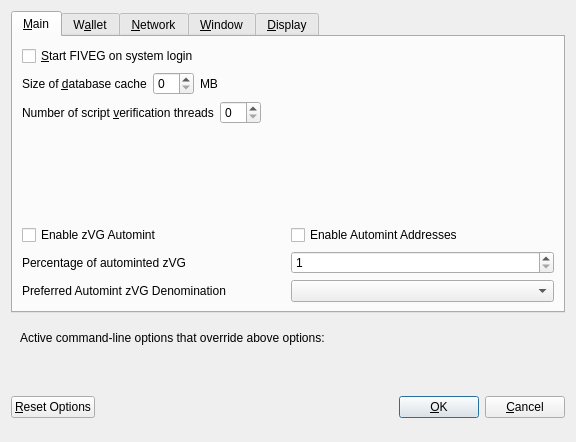
<?xml version="1.0" encoding="UTF-8"?>
<ui version="4.0">
 <class>OptionsDialog</class>
 <widget class="QDialog" name="OptionsDialog">
  <property name="geometry">
   <rect>
    <x>0</x>
    <y>0</y>
    <width>576</width>
    <height>442</height>
   </rect>
  </property>
  <property name="windowTitle">
   <string>Options</string>
  </property>
  <property name="modal">
   <bool>true</bool>
  </property>
  <layout class="QVBoxLayout" name="verticalLayout">
   <item>
    <widget class="QTabWidget" name="tabWidget">
     <property name="currentIndex">
      <number>0</number>
     </property>
     <widget class="QWidget" name="tabMain">
      <attribute name="title">
       <string>&amp;Main</string>
      </attribute>
      <layout class="QVBoxLayout" name="verticalLayout_Main">
       <item>
        <widget class="QCheckBox" name="bitcoinAtStartup">
         <property name="toolTip">
          <string>Automatically start FIVEG after logging in to the system.</string>
         </property>
         <property name="text">
          <string>&amp;Start FIVEG on system login</string>
         </property>
        </widget>
       </item>
       <item>
        <layout class="QHBoxLayout" name="horizontalLayout_2_Main">
         <item>
          <widget class="QLabel" name="databaseCacheLabel">
           <property name="text">
            <string>Size of &amp;database cache</string>
           </property>
           <property name="textFormat">
            <enum>Qt::PlainText</enum>
           </property>
           <property name="buddy">
            <cstring>databaseCache</cstring>
           </property>
          </widget>
         </item>
         <item>
          <widget class="QSpinBox" name="databaseCache"/>
         </item>
         <item>
          <widget class="QLabel" name="databaseCacheUnitLabel">
           <property name="text">
            <string>MB</string>
           </property>
           <property name="textFormat">
            <enum>Qt::PlainText</enum>
           </property>
          </widget>
         </item>
         <item>
          <spacer name="horizontalSpacer_2_Main">
           <property name="orientation">
            <enum>Qt::Horizontal</enum>
           </property>
           <property name="sizeHint" stdset="0">
            <size>
             <width>40</width>
             <height>20</height>
            </size>
           </property>
          </spacer>
         </item>
        </layout>
       </item>
       <item>
        <layout class="QHBoxLayout" name="horizontalLayout_3_Main">
         <item>
          <widget class="QLabel" name="threadsScriptVerifLabel">
           <property name="text">
            <string>Number of script &amp;verification threads</string>
           </property>
           <property name="textFormat">
            <enum>Qt::PlainText</enum>
           </property>
           <property name="buddy">
            <cstring>threadsScriptVerif</cstring>
           </property>
          </widget>
         </item>
         <item>
          <widget class="QSpinBox" name="threadsScriptVerif">
           <property name="toolTip">
            <string>(0 = auto, &lt;0 = leave that many cores free)</string>
           </property>
          </widget>
         </item>
         <item>
          <spacer name="horizontalSpacer_3_Main">
           <property name="orientation">
            <enum>Qt::Horizontal</enum>
           </property>
           <property name="sizeHint" stdset="0">
            <size>
             <width>40</width>
             <height>20</height>
            </size>
           </property>
          </spacer>
         </item>
        </layout>
       </item>
       <item>
        <spacer name="verticalSpacer_2">
         <property name="orientation">
          <enum>Qt::Vertical</enum>
         </property>
         <property name="sizeHint" stdset="0">
          <size>
           <width>20</width>
           <height>40</height>
          </size>
         </property>
        </spacer>
       </item>
       <item>
        <widget class="QWidget" name="verticalZvgOptionsWidget" native="true">
         <layout class="QVBoxLayout" name="verticalZvgOptionsLayout">
          <property name="margin">
           <number>0</number>
          </property>
          <item>
           <layout class="QHBoxLayout" name="horizontalAutomintingLayout">
            <item>
             <widget class="QCheckBox" name="checkBoxZeromintEnable">
              <property name="toolTip">
               <string>Enable automatic minting of VG units to zVG</string>
              </property>
              <property name="layoutDirection">
               <enum>Qt::LeftToRight</enum>
              </property>
              <property name="text">
               <string>Enable zVG Automint</string>
              </property>
             </widget>
            </item>
            <item>
             <widget class="QCheckBox" name="checkBoxZeromintAddresses">
              <property name="toolTip">
               <string>Enable automatic zVG minting from specific addresses</string>
              </property>
              <property name="layoutDirection">
               <enum>Qt::LeftToRight</enum>
              </property>
              <property name="text">
               <string>Enable Automint Addresses</string>
              </property>
             </widget>
            </item>
           </layout>
          </item>
          <item>
           <layout class="QHBoxLayout" name="horizontalZmintPercentageLayout">
            <item>
             <widget class="QLabel" name="percentage_label">
              <property name="toolTip">
               <string>Percentage of incoming VG which get automatically converted to zVG via Zerocoin Protocol (min: 10%)</string>
              </property>
              <property name="text">
               <string>Percentage of autominted zVG</string>
              </property>
             </widget>
            </item>
            <item>
             <widget class="QSpinBox" name="zeromintPercentage">
              <property name="minimum">
               <number>1</number>
              </property>
              <property name="maximum">
               <number>100</number>
              </property>
             </widget>
            </item>
           </layout>
          </item>
          <item>
           <layout class="QHBoxLayout" name="horizontalLayout" stretch="0,0">
            <property name="sizeConstraint">
             <enum>QLayout::SetFixedSize</enum>
            </property>
            <item>
             <widget class="QLabel" name="labelPreferredDenom">
              <property name="maximumSize">
               <size>
                <width>16777215</width>
                <height>16777215</height>
               </size>
              </property>
              <property name="toolTip">
               <string>Wait with automatic conversion to Zerocoin until enough VG for this denomination is available</string>
              </property>
              <property name="text">
               <string>Preferred Automint zVG Denomination</string>
              </property>
             </widget>
            </item>
            <item>
             <widget class="QComboBox" name="preferredDenom">
              <property name="maximumSize">
               <size>
                <width>16777215</width>
                <height>27</height>
               </size>
              </property>
              <property name="toolTip">
               <string>Wait with automatic conversion to Zerocoin until enough VG for this denomination is available</string>
              </property>
              <property name="maxVisibleItems">
               <number>9</number>
              </property>
              <property name="maxCount">
               <number>9</number>
              </property>
             </widget>
            </item>
           </layout>
          </item>
         </layout>
        </widget>
       </item>
      </layout>
     </widget>
     <widget class="QWidget" name="tabWallet">
      <attribute name="title">
       <string>W&amp;allet</string>
      </attribute>
      <layout class="QVBoxLayout" name="verticalLayout_Wallet">
       <item>
        <layout class="QHBoxLayout" name="horizontalLayout_2_Wallet">
         <item>
          <widget class="QLabel" name="labelStakeSplitThresholdText">
           <property name="text">
            <string>Stake split threshold:</string>
           </property>
          </widget>
         </item>
         <item>
          <widget class="QSpinBox" name="spinBoxStakeSplitThreshold">
           <property name="minimum">
            <number>1</number>
           </property>
           <property name="maximum">
            <number>999999</number>
           </property>
          </widget>
         </item>
        </layout>
       </item>
       <item>
        <widget class="QGroupBox" name="groupBox">
         <property name="title">
          <string>Expert</string>
         </property>
         <layout class="QVBoxLayout" name="verticalLayout_2">
          <item>
           <widget class="QCheckBox" name="coinControlFeatures">
            <property name="toolTip">
             <string>Whether to show coin control features or not.</string>
            </property>
            <property name="text">
             <string>Enable coin &amp;control features</string>
            </property>
           </widget>
          </item>
          <item>
           <widget class="QCheckBox" name="showMasternodesTab">
            <property name="toolTip">
             <string>Show additional tab listing all your masternodes in first sub-tab&lt;br/&gt;and all masternodes on the network in second sub-tab.</string>
            </property>
            <property name="text">
             <string>Show Masternodes Tab</string>
            </property>
           </widget>
          </item>
          <item>
           <widget class="QCheckBox" name="spendZeroConfChange">
            <property name="toolTip">
             <string>If you disable the spending of unconfirmed change, the change from a transaction&lt;br/&gt;cannot be used until that transaction has at least one confirmation.&lt;br/&gt;This also affects how your balance is computed.</string>
            </property>
            <property name="text">
             <string>&amp;Spend unconfirmed change</string>
            </property>
           </widget>
          </item>
         </layout>
        </widget>
       </item>
       <item>
        <spacer name="verticalSpacer_Wallet">
         <property name="orientation">
          <enum>Qt::Vertical</enum>
         </property>
         <property name="sizeHint" stdset="0">
          <size>
           <width>20</width>
           <height>40</height>
          </size>
         </property>
        </spacer>
       </item>
      </layout>
     </widget>
     <widget class="QWidget" name="tabNetwork">
      <attribute name="title">
       <string>&amp;Network</string>
      </attribute>
      <layout class="QVBoxLayout" name="verticalLayout_Network">
       <item>
        <widget class="QCheckBox" name="mapPortUpnp">
         <property name="toolTip">
          <string>Automatically open the FIVEG client port on the router. This only works when your router supports UPnP and it is enabled.</string>
         </property>
         <property name="text">
          <string>Map port using &amp;UPnP</string>
         </property>
        </widget>
       </item>
       <item>
        <widget class="QCheckBox" name="allowIncoming">
         <property name="toolTip">
          <string>Accept connections from outside</string>
         </property>
         <property name="text">
          <string>Allow incoming connections</string>
         </property>
        </widget>
       </item>
       <item>
        <widget class="QCheckBox" name="connectSocks">
         <property name="toolTip">
          <string>Connect to the FIVEG network through a SOCKS5 proxy.</string>
         </property>
         <property name="text">
          <string>&amp;Connect through SOCKS5 proxy (default proxy):</string>
         </property>
        </widget>
       </item>
       <item>
        <layout class="QHBoxLayout" name="horizontalLayout_1_Network">
         <item>
          <widget class="QLabel" name="proxyIpLabel">
           <property name="text">
            <string>Proxy &amp;IP:</string>
           </property>
           <property name="textFormat">
            <enum>Qt::PlainText</enum>
           </property>
           <property name="buddy">
            <cstring>proxyIp</cstring>
           </property>
          </widget>
         </item>
         <item>
          <widget class="QValidatedLineEdit" name="proxyIp">
           <property name="minimumSize">
            <size>
             <width>140</width>
             <height>0</height>
            </size>
           </property>
           <property name="maximumSize">
            <size>
             <width>140</width>
             <height>16777215</height>
            </size>
           </property>
           <property name="toolTip">
            <string>IP address of the proxy (e.g. IPv4: 127.0.0.1 / IPv6: ::1)</string>
           </property>
          </widget>
         </item>
         <item>
          <widget class="QLabel" name="proxyPortLabel">
           <property name="text">
            <string>&amp;Port:</string>
           </property>
           <property name="textFormat">
            <enum>Qt::PlainText</enum>
           </property>
           <property name="buddy">
            <cstring>proxyPort</cstring>
           </property>
          </widget>
         </item>
         <item>
          <widget class="QLineEdit" name="proxyPort">
           <property name="minimumSize">
            <size>
             <width>55</width>
             <height>0</height>
            </size>
           </property>
           <property name="maximumSize">
            <size>
             <width>55</width>
             <height>16777215</height>
            </size>
           </property>
           <property name="toolTip">
            <string>Port of the proxy (e.g. 9050)</string>
           </property>
          </widget>
         </item>
         <item>
          <spacer name="horizontalSpacer_1_Network">
           <property name="orientation">
            <enum>Qt::Horizontal</enum>
           </property>
           <property name="sizeHint" stdset="0">
            <size>
             <width>40</width>
             <height>20</height>
            </size>
           </property>
          </spacer>
         </item>
        </layout>
       </item>
       <item>
        <spacer name="verticalSpacer_Network">
         <property name="orientation">
          <enum>Qt::Vertical</enum>
         </property>
         <property name="sizeHint" stdset="0">
          <size>
           <width>20</width>
           <height>40</height>
          </size>
         </property>
        </spacer>
       </item>
      </layout>
     </widget>
     <widget class="QWidget" name="tabWindow">
      <attribute name="title">
       <string>&amp;Window</string>
      </attribute>
      <layout class="QVBoxLayout" name="verticalLayout_Window">
       <item>
        <widget class="QCheckBox" name="minimizeToTray">
         <property name="toolTip">
          <string>Show only a tray icon after minimizing the window.</string>
         </property>
         <property name="text">
          <string>&amp;Minimize to the tray instead of the taskbar</string>
         </property>
        </widget>
       </item>
       <item>
        <widget class="QCheckBox" name="minimizeOnClose">
         <property name="toolTip">
          <string>Minimize instead of exit the application when the window is closed. When this option is enabled, the application will be closed only after selecting Quit in the menu.</string>
         </property>
         <property name="text">
          <string>M&amp;inimize on close</string>
         </property>
        </widget>
       </item>
       <item>
        <spacer name="verticalSpacer_Window">
         <property name="orientation">
          <enum>Qt::Vertical</enum>
         </property>
         <property name="sizeHint" stdset="0">
          <size>
           <width>20</width>
           <height>40</height>
          </size>
         </property>
        </spacer>
       </item>
      </layout>
     </widget>
     <widget class="QWidget" name="tabDisplay">
      <attribute name="title">
       <string>&amp;Display</string>
      </attribute>
      <layout class="QVBoxLayout" name="verticalLayout_Display">
       <item>
        <layout class="QHBoxLayout" name="horizontalLayout_1_Display">
         <item>
          <widget class="QLabel" name="langLabel">
           <property name="text">
            <string>User Interface &amp;language:</string>
           </property>
           <property name="textFormat">
            <enum>Qt::PlainText</enum>
           </property>
           <property name="buddy">
            <cstring>lang</cstring>
           </property>
          </widget>
         </item>
         <item>
          <widget class="QValueComboBox" name="lang">
           <property name="toolTip">
            <string>The user interface language can be set here. This setting will take effect after restarting FIVEG.</string>
           </property>
          </widget>
         </item>
        </layout>
       </item>
       <item>
        <widget class="QLabel" name="label_3">
         <property name="toolTip">
          <string notr="true"/>
         </property>
         <property name="statusTip">
          <string notr="true"/>
         </property>
         <property name="whatsThis">
          <string notr="true"/>
         </property>
         <property name="accessibleName">
          <string notr="true"/>
         </property>
         <property name="text">
          <string>Language missing or translation incomplete? Help contributing translations here:
https://www.transifex.com/fiveg-project/fiveg-project-translations</string>
         </property>
         <property name="wordWrap">
          <bool>true</bool>
         </property>
         <property name="openExternalLinks">
          <bool>true</bool>
         </property>
         <property name="textInteractionFlags">
          <set>Qt::TextBrowserInteraction</set>
         </property>
        </widget>
       </item>
       <item>
        <layout class="QHBoxLayout" name="horizontalLayout_2_Display" stretch="0,0">
         <item>
          <widget class="QLabel" name="themeLabel">
           <property name="text">
            <string>User Interface Theme:</string>
           </property>
          </widget>
         </item>
         <item>
          <widget class="QValueComboBox" name="theme"/>
         </item>
        </layout>
       </item>
       <item>
        <widget class="QWidget" name="verticalZvgDisplayWidget" native="true">
         <layout class="QVBoxLayout" name="verticalZvgDisplayLayout">
          <property name="margin">
           <number>0</number>
          </property>
          <item>
           <widget class="Line" name="line">
            <property name="orientation">
             <enum>Qt::Horizontal</enum>
            </property>
           </widget>
          </item>
          <item>
           <layout class="QHBoxLayout" name="horizontalLayout_3_Display">
            <item>
             <widget class="QLabel" name="unitLabel">
              <property name="text">
               <string>Unit to show amounts in:</string>
              </property>
              <property name="textFormat">
               <enum>Qt::PlainText</enum>
              </property>
             </widget>
            </item>
            <item>
             <widget class="QValueComboBox" name="unit">
              <property name="toolTip">
               <string>Choose the default subdivision unit to show in the interface and when sending coins.</string>
              </property>
             </widget>
            </item>
           </layout>
          </item>
          <item>
           <layout class="QHBoxLayout" name="horizontalLayout_4_Display">
            <item>
             <widget class="QLabel" name="digitsLabel">
              <property name="text">
               <string>Decimal digits</string>
              </property>
             </widget>
            </item>
            <item>
             <widget class="QValueComboBox" name="digits"/>
            </item>
           </layout>
          </item>
          <item>
           <layout class="QHBoxLayout" name="horizontalLayout_5_Display">
            <item>
             <widget class="QCheckBox" name="checkBoxHideZeroBalances">
              <property name="toolTip">
               <string>Hide empty balances</string>
              </property>
              <property name="layoutDirection">
               <enum>Qt::LeftToRight</enum>
              </property>
              <property name="text">
               <string>Hide empty balances</string>
              </property>
             </widget>
            </item>
            <item>
             <widget class="QCheckBox" name="checkBoxHideOrphans">
              <property name="toolTip">
               <string>Hide orphan stakes in transaction lists</string>
              </property>
              <property name="text">
               <string>Hide orphan stakes</string>
              </property>
             </widget>
            </item>
            <item>
             <spacer name="horizontalSpacer">
              <property name="orientation">
               <enum>Qt::Horizontal</enum>
              </property>
              <property name="sizeHint" stdset="0">
               <size>
                <width>40</width>
                <height>20</height>
               </size>
              </property>
             </spacer>
            </item>
           </layout>
          </item>
          <item>
           <layout class="QHBoxLayout" name="horizontalLayout_6_Display">
            <item>
             <widget class="QLabel" name="thirdPartyTxUrlsLabel">
              <property name="toolTip">
               <string>Third party URLs (e.g. a block explorer) that appear in the transactions tab as context menu items. %s in the URL is replaced by transaction hash. Multiple URLs are separated by vertical bar |.</string>
              </property>
              <property name="text">
               <string>Third party transaction URLs</string>
              </property>
             </widget>
            </item>
            <item>
             <widget class="QLineEdit" name="thirdPartyTxUrls">
              <property name="toolTip">
               <string>Third party URLs (e.g. a block explorer) that appear in the transactions tab as context menu items. %s in the URL is replaced by transaction hash. Multiple URLs are separated by vertical bar |.</string>
              </property>
             </widget>
            </item>
           </layout>
          </item>
         </layout>
        </widget>
       </item>
       <item>
        <spacer name="verticalSpacer">
         <property name="orientation">
          <enum>Qt::Vertical</enum>
         </property>
         <property name="sizeHint" stdset="0">
          <size>
           <width>20</width>
           <height>40</height>
          </size>
         </property>
        </spacer>
       </item>
      </layout>
     </widget>
    </widget>
   </item>
   <item>
    <widget class="QFrame" name="frame">
     <layout class="QVBoxLayout" name="verticalLayout_Bottom">
      <item>
       <layout class="QHBoxLayout" name="horizontalLayout_Bottom">
        <item>
         <widget class="QLabel" name="overriddenByCommandLineInfoLabel">
          <property name="text">
           <string>Active command-line options that override above options:</string>
          </property>
          <property name="textFormat">
           <enum>Qt::PlainText</enum>
          </property>
         </widget>
        </item>
        <item>
         <spacer name="horizontalSpacer_Bottom">
          <property name="orientation">
           <enum>Qt::Horizontal</enum>
          </property>
          <property name="sizeHint" stdset="0">
           <size>
            <width>40</width>
            <height>20</height>
           </size>
          </property>
         </spacer>
        </item>
       </layout>
      </item>
      <item>
       <widget class="QLabel" name="overriddenByCommandLineLabel">
        <property name="text">
         <string/>
        </property>
        <property name="textFormat">
         <enum>Qt::PlainText</enum>
        </property>
        <property name="wordWrap">
         <bool>true</bool>
        </property>
       </widget>
      </item>
     </layout>
    </widget>
   </item>
   <item>
    <layout class="QHBoxLayout" name="horizontalLayout_Buttons">
     <item>
      <widget class="QPushButton" name="resetButton">
       <property name="toolTip">
        <string>Reset all client options to default.</string>
       </property>
       <property name="text">
        <string>&amp;Reset Options</string>
       </property>
       <property name="autoDefault">
        <bool>false</bool>
       </property>
      </widget>
     </item>
     <item>
      <spacer name="horizontalSpacer_1">
       <property name="orientation">
        <enum>Qt::Horizontal</enum>
       </property>
       <property name="sizeHint" stdset="0">
        <size>
         <width>40</width>
         <height>48</height>
        </size>
       </property>
      </spacer>
     </item>
     <item>
      <widget class="QLabel" name="statusLabel">
       <property name="minimumSize">
        <size>
         <width>200</width>
         <height>0</height>
        </size>
       </property>
       <property name="font">
        <font>
         <weight>75</weight>
         <bold>true</bold>
        </font>
       </property>
       <property name="text">
        <string/>
       </property>
       <property name="textFormat">
        <enum>Qt::PlainText</enum>
       </property>
       <property name="wordWrap">
        <bool>true</bool>
       </property>
      </widget>
     </item>
     <item>
      <spacer name="horizontalSpacer_2">
       <property name="orientation">
        <enum>Qt::Horizontal</enum>
       </property>
       <property name="sizeHint" stdset="0">
        <size>
         <width>40</width>
         <height>48</height>
        </size>
       </property>
      </spacer>
     </item>
     <item>
      <widget class="QPushButton" name="okButton">
       <property name="text">
        <string>&amp;OK</string>
       </property>
       <property name="autoDefault">
        <bool>false</bool>
       </property>
       <property name="default">
        <bool>true</bool>
       </property>
      </widget>
     </item>
     <item>
      <widget class="QPushButton" name="cancelButton">
       <property name="text">
        <string>&amp;Cancel</string>
       </property>
       <property name="autoDefault">
        <bool>false</bool>
       </property>
      </widget>
     </item>
    </layout>
   </item>
  </layout>
 </widget>
 <customwidgets>
  <customwidget>
   <class>QValidatedLineEdit</class>
   <extends>QLineEdit</extends>
   <header>qvalidatedlineedit.h</header>
  </customwidget>
  <customwidget>
   <class>QValueComboBox</class>
   <extends>QComboBox</extends>
   <header>qvaluecombobox.h</header>
  </customwidget>
 </customwidgets>
 <resources/>
 <connections/>
</ui>
